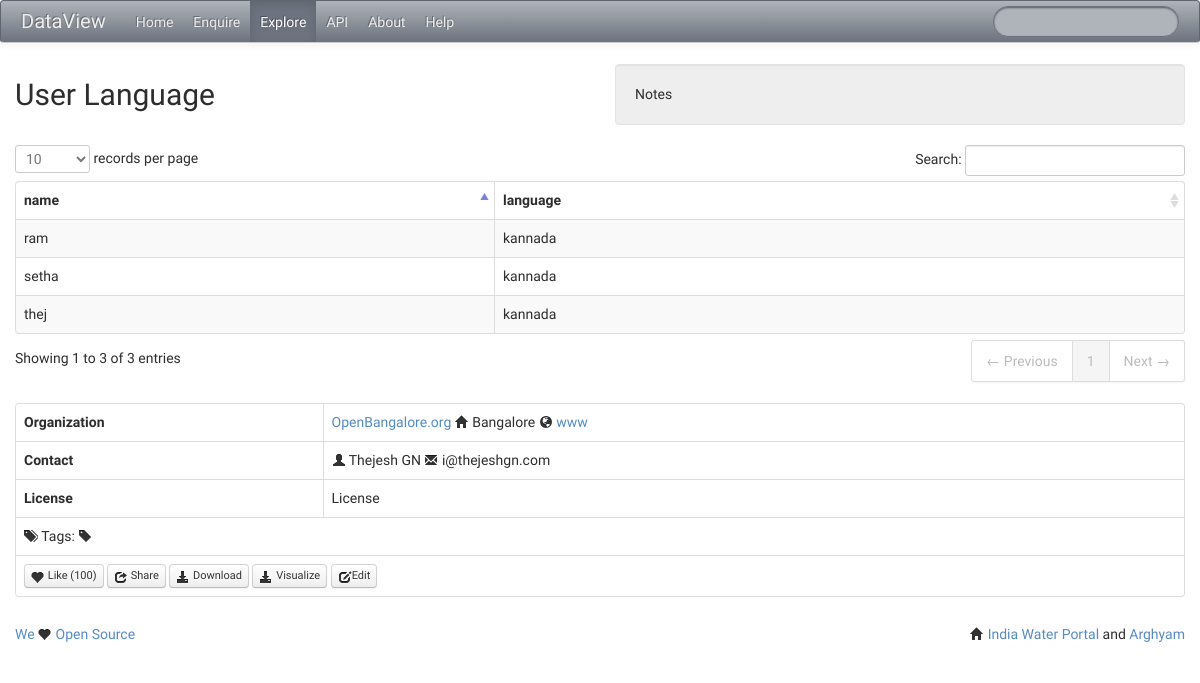
Screenshot of /community/view/data_table/1 with the database file from the repository.
### models.py (models this page shows)
class DataTable(db.Model):
    __tablename__ = 'data_table'
    data_table_id                   = db.Column(db.Integer, primary_key=True)
    data_table_name                 = db.Column(db.Unicode(500))
    data_table_short_name           = db.Column(db.Unicode(500))
    data_table_owner_user_id        = db.Column(db.Integer, db.ForeignKey('users.user_id'), nullable=False)
    data_table_description          = db.Column(db.Text, default=u'', nullable=False)
    data_table_privacy              = db.Column(db.Integer,  default=PRIVACY.PUBLIC, nullable=False)
    data_table_data_source_id       = db.Column(db.Integer, db.ForeignKey('data_source.data_source_id'), nullable=False)
    data_table_upload_complete      = db.Column(db.Integer,  default=UPLOAD_STATUS.INCOMPLETE, nullable=False)

class DataColumn(db.Model):
    __tablename__ = 'data_column'
    data_column_id                   = db.Column(db.Integer, primary_key=True)
    data_column_name                 = db.Column(db.Unicode(500))
    data_column_short_name           = db.Column(db.Unicode(500))
    data_column_data_table_id        = db.Column(db.Integer, db.ForeignKey('data_table.data_table_id'), nullable=False)

class DataSource(db.Model):
    __tablename__ = 'data_source'
    data_source_id                      = db.Column(db.Integer, primary_key=True)
    data_source_name                    = db.Column(db.Unicode(200))
    data_source_owner_user_id           = db.Column(db.Integer, db.ForeignKey('users.user_id'), nullable=False)
    data_source_organization_name       = db.Column(db.Unicode(200))
    data_source_organization_adddress   = db.Column(db.Unicode(300))
    data_source_organization_phone      = db.Column(db.String(50))
    data_source_organization_web        = db.Column(db.String(100))

class Users(db.Model):
    __tablename__ = 'users'
    user_id     = db.Column(db.Integer, primary_key=True)
    username    = db.Column(db.String(80), unique=True)
    pw_hash     = db.Column(db.String(80))
    email       = db.Column(db.String(80), unique=True)
    name        = db.Column(db.Unicode(80))

class Tag(db.Model):
    __tablename__ = 'tag'
    tag_id                   = db.Column(db.Integer, primary_key=True)
    tag_name                 = db.Column(db.Unicode(500))

### tables this page shows
CREATE TABLE values_data_table_1 ('name1','language2');

### views/community.py (the view)
@mod.route('/view/data_table/<data_table_id>', methods=['GET'])
def viewDataTable(data_table_id):
    data_table = DataTable.query.filter_by(data_table_id=data_table_id).first()
    data_table_data_source_id = data_table.data_table_data_source_id
    title=data_table.data_table_name
    caption = data_table.data_table_description
    notes = "Notes"
    tags = models.db.session.query(Tag).select_from(join(Tag, TagMap)).filter(TagMap.data_table_id==data_table_id).all()
    data_source = DataSource.query.filter_by(data_source_id=data_table_data_source_id).first()
    data_source_owner_user_id = data_source.data_source_owner_user_id
    data_owner =Users.query.filter_by(user_id=data_source_owner_user_id).first()
    data_columns = DataColumn.query.filter_by(data_column_data_table_id=data_table_id)
    no_of_data_columns = data_columns.count()
    sql="select * from values_data_table_"+str(data_table_id)
    values_data_table = models.db.session.execute(sql)
    return render_template('community/view_data_table.html',title=title, caption=caption, notes=notes, values_data_table=values_data_table, data_table=data_table,data_source=data_source, data_columns=data_columns,no_of_data_columns=no_of_data_columns,data_owner=data_owner,explore_tab="active",data_table_id=data_table_id,tags=tags)

### templates/community/view_data_table.html (shortened to what this page needs)
{% extends "base.html" %}
{% block head %}
    {{ super() }}
    <link href="/static/datatable/css/DT_bootstrap.css" rel="stylesheet">
{% endblock %}
{% block content %}
    <table id="data_table_id" class="table table-striped table-bordered">
        <thead>
        <tr>
            {% for column in data_columns %}
                <th>{{ column.data_column_name }}</th>
            {% endfor %}
        </tr>
        </thead>
        <tbody>
            {% for row in values_data_table %}
            <tr>
                    {% for col in row %}
                    <td>
                        {{ col }}
                    </td>
                    {% endfor %}
            </tr>
            {% endfor %}
        </tbody>
    </table>
<br>
    <table class="table table-bordered">
        <tbody>
            <tr>
                <td><strong>Organization</strong></td>
                <td><a href="/community/view/data_source/{{data_source.data_source_id}}">{{data_source.data_source_organization_name}}</a> <i class="icon-home"></i> {{data_source.data_source_organization_adddress}} <i class="icon-globe"></i> <a href="{{data_source.data_source_organization_web}}">www</a></td>
            </tr>
            <tr>
                <td><strong>Contact</strong></td>
                <td><i class="icon-user"></i> {{data_owner.name}} <i class="icon-envelope"></i> {{data_owner.email}}</td>
            </tr>
            <tr>
                <td><strong>License</strong></td>
                <td>License</td>
            </tr>
            <tr>
                <td colspan=2><i class="icon-tags"></i> Tags:
                    {% for tag in tags %}
                        <i class="icon-tag"></i>{{ tag.tag_name }}
                    {% endfor %}
                </td>
            </tr>
            <tr>
                <td colspan=2>
                    <a class="btn btn-mini" href="#"><i class="icon-heart"></i> Like (100)</a>
                    <a class="btn btn-mini" href="#"><i class="icon-share"></i> Share</a>
                    <a class="btn btn-mini" href="#"><i class="icon-download-alt"></i> Download</a>
                    <a class="btn btn-mini" href="http://localhost:5000/community/list/visualizations/?data_type=datatale&data_key={{data_table_id}}"><i class="icon-download-alt"></i> Visualize</a>
                    <a class="btn btn-mini" href="/community/update/data_table/{{data_table_id}}"><i class="icon-edit"></i>Edit</a>
                </td>
            </tr>
        </tbody>
    </table>
{% endblock %}

### templates/base.html (shortened to what this page needs)
<!DOCTYPE HTML PUBLIC "-//W3C//DTD HTML 4.01//EN">
<html lang="en">
<html xmlns="http://www.w3.org/1999/xhtml">
<head>
    {% block head %}
    <link href="/static/bootstrap/css/bootstrap_spacelab.css" rel="stylesheet">
    <link href="/static/bootstrap/css/bootstrap-responsive.css" rel="stylesheet">
    {% endblock %}
</head>
<body>
<div class="navbar navbar-inverse">
    <div class="navbar-inner">
      <div class="container" style="width: auto;">
        <a class="brand" href="#">DataView</a>
        <div class="nav-collapse">
          <ul class="nav">
                   <li class="{{ home_tab }}"><a href="/">Home</a></li>
                   <li class="{{ enquire_tab }}"><a href="/enquire/create/">Enquire</a></li>
                   <li class="{{ explore_tab }}"><a href="/community/list/data_source/">Explore</a></li>
                   <li class="{{ api_tab }}"><a href="">API</a></li>
                   <li class="{{ about_tab }}"><a href="">About</a></li>
                   <li class="{{ help_tab }}"><a href="">Help</a></li>
          </ul>
          <form class="navbar-search pull-right" method="get" action="">
            <input type="text" class="search-query span2" name="" placeholder="">
          </form>
        </div>
      </div>
    </div>
  </div>
    <div class="container">
<header class="jumbotron subhead" id="overview">
  <div class="row">
    <div class="span6">
      <h2>{{ title }}</h2>
    </div>
    <div class="span6">
           <div class="well">
             {{ notes }}
           </div>
    </div>
  </div>
</header>
<section id="main_section">
  <div class="row">
    <div class="span12">
        {% block content %}{% endblock %}
    </div>
  </div>
</section>
    <br>
      <footer class="footer">
        {% block footer %}
        <p class="pull-left"> <a href="https://github.com/arghyam/dataview"> We <i class="icon-heart"></i> Open Source</a></p>
        <p class="pull-right"><i class="icon-home"></i> <a href="http://www.indiawaterportal.org">India Water Portal</a> and <a href="http://www.arghyam.org/">Arghyam</a></p>
        {% endblock %}
      </footer>
  </div>
</body>

### rows the page displays
DataTable: data_table_name "User Language"
DataColumn: data_column_name "name"
DataColumn: data_column_name "language"
values_data_table_1: name1 "thej", language2 "kannada"
values_data_table_1: name1 "ram", language2 "kannada"
values_data_table_1: name1 "setha", language2 "kannada"
DataSource: data_source_organization_name "OpenBangalore.org", data_source_organization_adddress "Bangalore"
Users: name "Thejesh GN", email "i@thejeshgn.com"

### other values shown
{{ notes }} "Notes"
